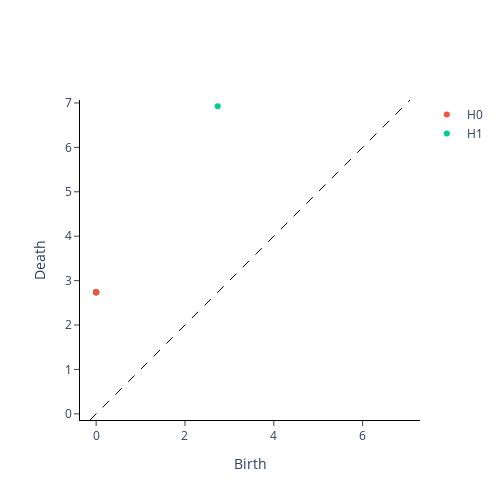

This figure's notebook cell:
### Code cell
VR = VietorisRipsPersistence(metric = "euclidean", homology_dimensions=[0,1]) #create the RIPS complex
X = np.array([x, y]).T
Xt = VR.fit_transform([X])
plot_diagram(Xt[0])

### Figure 1 — Plotly figure (JSON) as saved in the notebook; plotly's stock layout.template omitted (floating-point values rounded to 4 significant figures)
{"data": [{"hoverinfo": "none", "line": {"color": "black", "dash": "dash", "width": 1}, "mode": "lines", "showlegend": false, "type": "scatter", "x": [-0.1386, 7.067], "y": [-0.1386, 7.067]}, {"hoverinfo": "text", "hovertext": ["(0.0, 2.736161231994629), multiplicity: 8", "(0.0, 2.736161231994629), multiplicity: 8", "(0.0, 2.736161231994629), multiplicity: 8", "(0.0, 2.736161231994629), multiplicity: 8", "(0.0, 2.736161231994629), multiplicity: 8", "(0.0, 2.736161231994629), multiplicity: 8", "(0.0, 2.736161231994629), multiplicity: 8", "(0.0, 2.736161231994629), multiplicity: 8"], "mode": "markers", "name": "H0", "type": "scatter", "x": [0, 0, 0, 0, 0, 0, 0, 0], "y": [2.736, 2.736, 2.736, 2.736, 2.736, 2.736, 2.736, 2.736]}, {"hoverinfo": "text", "hovertext": ["(2.736161231994629, 6.928203105926514)"], "mode": "markers", "name": "H1", "type": "scatter", "x": [2.736], "y": [6.928]}], "layout": {"height": 500, "plot_bgcolor": "white", "width": 500, "xaxis": {"autorange": false, "exponentformat": "e", "linecolor": "black", "linewidth": 1, "mirror": false, "range": [-0.1386, 7.067], "showexponent": "all", "showline": true, "side": "bottom", "ticks": "outside", "title": {"text": "Birth"}, "type": "linear", "zeroline": true}, "yaxis": {"autorange": false, "exponentformat": "e", "linecolor": "black", "linewidth": 1, "mirror": false, "range": [-0.1386, 7.067], "scaleanchor": "x", "scaleratio": 1, "showexponent": "all", "showline": true, "side": "left", "ticks": "outside", "title": {"text": "Death"}, "type": "linear", "zeroline": true}}}
